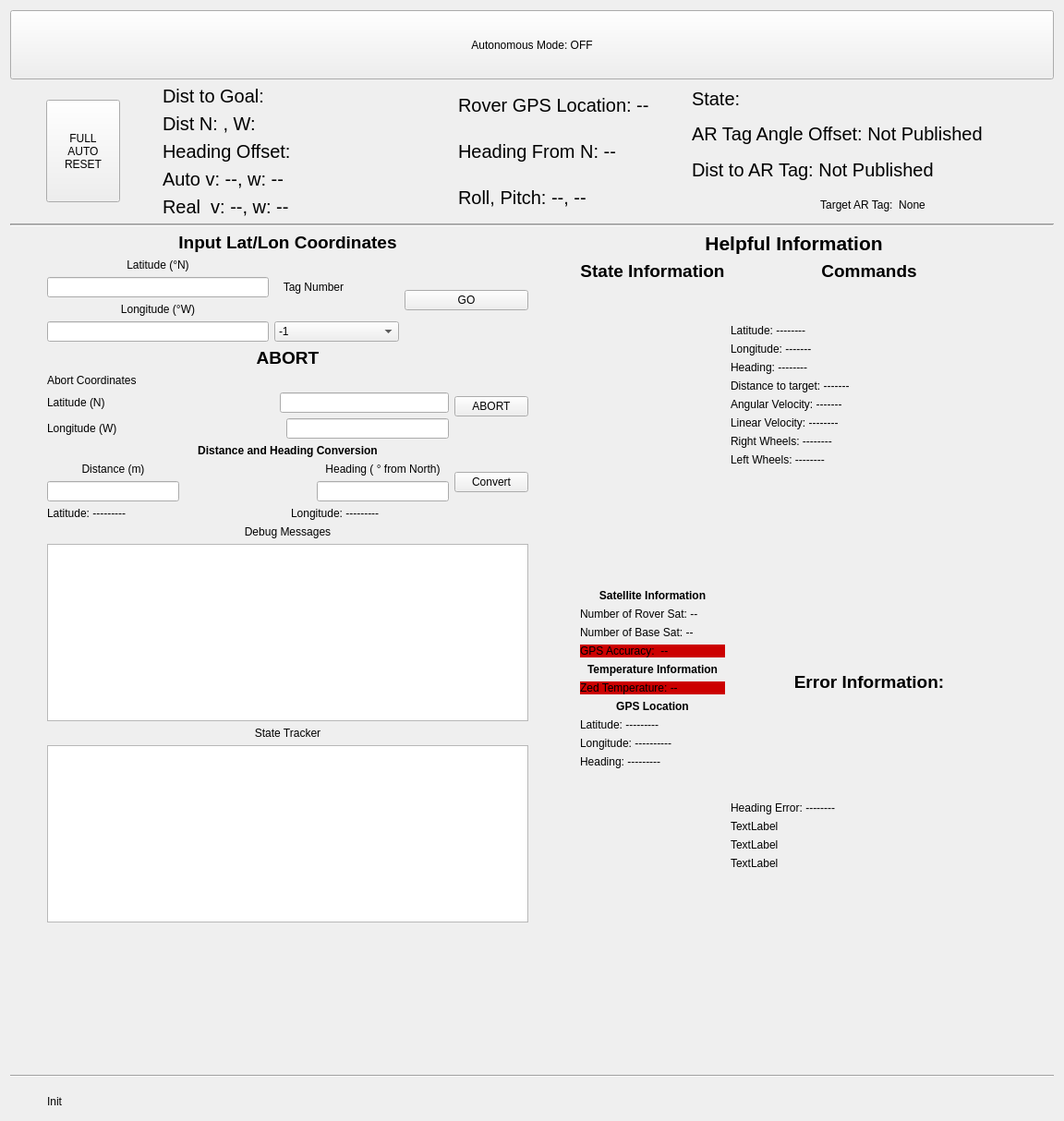
<?xml version="1.0" encoding="UTF-8"?>
<ui version="4.0">
 <class>CoordinateInput</class>
 <widget class="QWidget" name="CoordinateInput">
  <property name="geometry">
   <rect>
    <x>0</x>
    <y>0</y>
    <width>1152</width>
    <height>1214</height>
   </rect>
  </property>
  <property name="sizePolicy">
   <sizepolicy hsizetype="Expanding" vsizetype="Preferred">
    <horstretch>0</horstretch>
    <verstretch>0</verstretch>
   </sizepolicy>
  </property>
  <property name="windowTitle">
   <string>Coordinate Input</string>
  </property>
  <layout class="QVBoxLayout" name="verticalLayout" stretch="0,0,0,0,0,0">
   <item>
    <layout class="QHBoxLayout" name="horizontalLayout_14" stretch="6">
     <item>
      <widget class="QPushButton" name="autoButton">
       <property name="minimumSize">
        <size>
         <width>0</width>
         <height>75</height>
        </size>
       </property>
       <property name="text">
        <string>Autonomous Mode: OFF</string>
       </property>
       <property name="checkable">
        <bool>true</bool>
       </property>
       <property name="checked">
        <bool>false</bool>
       </property>
      </widget>
     </item>
    </layout>
   </item>
   <item>
    <layout class="QHBoxLayout" name="horizontalLayout_labels" stretch="1,2,0,7,0,0,0,10">
     <item>
      <spacer name="horizontalSpacer_info0">
       <property name="orientation">
        <enum>Qt::Horizontal</enum>
       </property>
       <property name="sizeHint" stdset="0">
        <size>
         <width>13</width>
         <height>13</height>
        </size>
       </property>
      </spacer>
     </item>
     <item>
      <widget class="QPushButton" name="resetButton">
       <property name="sizePolicy">
        <sizepolicy hsizetype="Preferred" vsizetype="Fixed">
         <horstretch>0</horstretch>
         <verstretch>0</verstretch>
        </sizepolicy>
       </property>
       <property name="minimumSize">
        <size>
         <width>0</width>
         <height>111</height>
        </size>
       </property>
       <property name="text">
        <string>FULL
AUTO
RESET</string>
       </property>
       <property name="checkable">
        <bool>false</bool>
       </property>
       <property name="default">
        <bool>false</bool>
       </property>
       <property name="flat">
        <bool>false</bool>
       </property>
      </widget>
     </item>
     <item>
      <spacer name="horizontalSpacer_18">
       <property name="orientation">
        <enum>Qt::Horizontal</enum>
       </property>
       <property name="sizeHint" stdset="0">
        <size>
         <width>40</width>
         <height>20</height>
        </size>
       </property>
      </spacer>
     </item>
     <item>
      <layout class="QVBoxLayout" name="verticalLayout0">
       <property name="sizeConstraint">
        <enum>QLayout::SetNoConstraint</enum>
       </property>
       <item>
        <widget class="QLabel" name="dist_msg">
         <property name="minimumSize">
          <size>
           <width>270</width>
           <height>0</height>
          </size>
         </property>
         <property name="font">
          <font>
           <pointsize>15</pointsize>
          </font>
         </property>
         <property name="text">
          <string>Dist to Goal:</string>
         </property>
        </widget>
       </item>
       <item>
        <widget class="QLabel" name="dist_NE_msg">
         <property name="font">
          <font>
           <pointsize>15</pointsize>
          </font>
         </property>
         <property name="text">
          <string>Dist N: , W:</string>
         </property>
        </widget>
       </item>
       <item>
        <widget class="QLabel" name="head_msg">
         <property name="font">
          <font>
           <pointsize>15</pointsize>
          </font>
         </property>
         <property name="text">
          <string>Heading Offset: </string>
         </property>
        </widget>
       </item>
       <item>
        <widget class="QLabel" name="vw_msg">
         <property name="font">
          <font>
           <pointsize>15</pointsize>
          </font>
         </property>
         <property name="text">
          <string>Auto v: --, w: --</string>
         </property>
        </widget>
       </item>
       <item>
        <widget class="QLabel" name="real_vw_msg">
         <property name="font">
          <font>
           <pointsize>15</pointsize>
          </font>
         </property>
         <property name="text">
          <string>Real  v: --, w: --</string>
         </property>
        </widget>
       </item>
      </layout>
     </item>
     <item>
      <spacer name="horizontalSpacer_49">
       <property name="orientation">
        <enum>Qt::Horizontal</enum>
       </property>
       <property name="sizeHint" stdset="0">
        <size>
         <width>40</width>
         <height>20</height>
        </size>
       </property>
      </spacer>
     </item>
     <item>
      <layout class="QVBoxLayout" name="verticalLayout_8" stretch="0,0,0">
       <property name="spacing">
        <number>6</number>
       </property>
       <property name="sizeConstraint">
        <enum>QLayout::SetMinAndMaxSize</enum>
       </property>
       <item>
        <widget class="QLabel" name="rover_gps_loc">
         <property name="minimumSize">
          <size>
           <width>0</width>
           <height>0</height>
          </size>
         </property>
         <property name="maximumSize">
          <size>
           <width>16777215</width>
           <height>16777215</height>
          </size>
         </property>
         <property name="font">
          <font>
           <pointsize>15</pointsize>
          </font>
         </property>
         <property name="text">
          <string>Rover GPS Location: --</string>
         </property>
        </widget>
       </item>
       <item>
        <widget class="QLabel" name="head_from_N">
         <property name="font">
          <font>
           <pointsize>15</pointsize>
          </font>
         </property>
         <property name="text">
          <string>Heading From N: --</string>
         </property>
         <property name="scaledContents">
          <bool>false</bool>
         </property>
         <property name="alignment">
          <set>Qt::AlignLeading|Qt::AlignLeft|Qt::AlignVCenter</set>
         </property>
        </widget>
       </item>
       <item>
        <widget class="QLabel" name="roll_pitch">
         <property name="font">
          <font>
           <pointsize>15</pointsize>
          </font>
         </property>
         <property name="text">
          <string>Roll, Pitch: --, --</string>
         </property>
        </widget>
       </item>
      </layout>
     </item>
     <item>
      <spacer name="horizontalSpacer_50">
       <property name="orientation">
        <enum>Qt::Horizontal</enum>
       </property>
       <property name="sizeHint" stdset="0">
        <size>
         <width>40</width>
         <height>20</height>
        </size>
       </property>
      </spacer>
     </item>
     <item>
      <layout class="QVBoxLayout" name="verticalLayout1">
       <property name="spacing">
        <number>9</number>
       </property>
       <item>
        <widget class="QLabel" name="state_msg">
         <property name="sizePolicy">
          <sizepolicy hsizetype="Preferred" vsizetype="Preferred">
           <horstretch>0</horstretch>
           <verstretch>0</verstretch>
          </sizepolicy>
         </property>
         <property name="minimumSize">
          <size>
           <width>0</width>
           <height>0</height>
          </size>
         </property>
         <property name="font">
          <font>
           <pointsize>15</pointsize>
          </font>
         </property>
         <property name="text">
          <string>State:</string>
         </property>
        </widget>
       </item>
       <item>
        <widget class="QLabel" name="ar_angle_offset">
         <property name="font">
          <font>
           <pointsize>15</pointsize>
          </font>
         </property>
         <property name="text">
          <string>AR Tag Angle Offset: Not Published</string>
         </property>
        </widget>
       </item>
       <item>
        <widget class="QLabel" name="ar_dist_msg">
         <property name="enabled">
          <bool>true</bool>
         </property>
         <property name="font">
          <font>
           <pointsize>15</pointsize>
          </font>
         </property>
         <property name="text">
          <string>Dist to AR Tag: Not Published</string>
         </property>
        </widget>
       </item>
       <item>
        <widget class="QLabel" name="target_ar_tag_id">
         <property name="text">
          <string>Target AR Tag:  None</string>
         </property>
         <property name="alignment">
          <set>Qt::AlignCenter</set>
         </property>
        </widget>
       </item>
      </layout>
     </item>
    </layout>
   </item>
   <item>
    <widget class="Line" name="line_4">
     <property name="font">
      <font>
       <weight>50</weight>
       <bold>false</bold>
      </font>
     </property>
     <property name="frameShadow">
      <enum>QFrame::Sunken</enum>
     </property>
     <property name="lineWidth">
      <number>1</number>
     </property>
     <property name="midLineWidth">
      <number>1</number>
     </property>
     <property name="orientation">
      <enum>Qt::Horizontal</enum>
     </property>
    </widget>
   </item>
   <item>
    <layout class="QHBoxLayout" name="horizontalLayout_11" stretch="0,0,1,0,0">
     <property name="spacing">
      <number>6</number>
     </property>
     <property name="sizeConstraint">
      <enum>QLayout::SetDefaultConstraint</enum>
     </property>
     <property name="topMargin">
      <number>0</number>
     </property>
     <item>
      <spacer name="horizontalSpacer_36">
       <property name="orientation">
        <enum>Qt::Horizontal</enum>
       </property>
       <property name="sizeType">
        <enum>QSizePolicy::Fixed</enum>
       </property>
       <property name="sizeHint" stdset="0">
        <size>
         <width>40</width>
         <height>20</height>
        </size>
       </property>
      </spacer>
     </item>
     <item>
      <layout class="QVBoxLayout" name="verticalLayout_3" stretch="0,0,0">
       <property name="leftMargin">
        <number>0</number>
       </property>
       <property name="bottomMargin">
        <number>10</number>
       </property>
       <item>
        <layout class="QVBoxLayout" name="verticalLayout_16">
         <item>
          <layout class="QHBoxLayout" name="horizontalLayout_3"/>
         </item>
         <item>
          <widget class="QLabel" name="label_10">
           <property name="font">
            <font>
             <pointsize>14</pointsize>
             <weight>75</weight>
             <bold>true</bold>
            </font>
           </property>
           <property name="text">
            <string>Input Lat/Lon Coordinates</string>
           </property>
           <property name="alignment">
            <set>Qt::AlignCenter</set>
           </property>
          </widget>
         </item>
         <item>
          <layout class="QHBoxLayout" name="horizontalLayout_2">
           <item>
            <layout class="QVBoxLayout" name="verticalLayout_5">
             <item>
              <widget class="QLabel" name="input_lat_label">
               <property name="text">
                <string>Latitude (°N)</string>
               </property>
               <property name="alignment">
                <set>Qt::AlignCenter</set>
               </property>
              </widget>
             </item>
             <item>
              <widget class="QLineEdit" name="input_latBox">
               <property name="maximumSize">
                <size>
                 <width>240</width>
                 <height>16777215</height>
                </size>
               </property>
              </widget>
             </item>
             <item>
              <widget class="QLabel" name="input_lon_label">
               <property name="text">
                <string>Longitude (°W)</string>
               </property>
               <property name="alignment">
                <set>Qt::AlignCenter</set>
               </property>
              </widget>
             </item>
             <item>
              <widget class="QLineEdit" name="input_lonBox">
               <property name="maximumSize">
                <size>
                 <width>240</width>
                 <height>16777215</height>
                </size>
               </property>
              </widget>
             </item>
            </layout>
           </item>
           <item>
            <layout class="QVBoxLayout" name="verticalLayout_15">
             <item>
              <widget class="QLabel" name="leg_label">
               <property name="text">
                <string>   Tag Number   </string>
               </property>
              </widget>
             </item>
             <item>
              <widget class="QComboBox" name="leg_dropdown">
               <property name="currentIndex">
                <number>0</number>
               </property>
               <property name="maxCount">
                <number>10</number>
               </property>
               <property name="insertPolicy">
                <enum>QComboBox::InsertAlphabetically</enum>
               </property>
               <item>
                <property name="text">
                 <string>-1</string>
                </property>
               </item>
               <item>
                <property name="text">
                 <string>1</string>
                </property>
               </item>
               <item>
                <property name="text">
                 <string>2</string>
                </property>
               </item>
               <item>
                <property name="text">
                 <string>3</string>
                </property>
               </item>
               <item>
                <property name="text">
                 <string>4</string>
                </property>
               </item>
               <item>
                <property name="text">
                 <string>5</string>
                </property>
               </item>
               <item>
                <property name="text">
                 <string>6</string>
                </property>
               </item>
               <item>
                <property name="text">
                 <string>7</string>
                </property>
               </item>
              </widget>
             </item>
            </layout>
           </item>
           <item>
            <widget class="QPushButton" name="executeBtn">
             <property name="text">
              <string>GO</string>
             </property>
             <property name="autoDefault">
              <bool>false</bool>
             </property>
             <property name="default">
              <bool>false</bool>
             </property>
             <property name="flat">
              <bool>false</bool>
             </property>
            </widget>
           </item>
          </layout>
         </item>
        </layout>
       </item>
       <item>
        <layout class="QVBoxLayout" name="verticalLayout_2">
         <item>
          <widget class="QLabel" name="label_25">
           <property name="font">
            <font>
             <pointsize>14</pointsize>
             <weight>75</weight>
             <bold>true</bold>
            </font>
           </property>
           <property name="text">
            <string>ABORT</string>
           </property>
           <property name="alignment">
            <set>Qt::AlignCenter</set>
           </property>
          </widget>
         </item>
         <item>
          <layout class="QHBoxLayout" name="horizontalLayout_5">
           <item>
            <layout class="QVBoxLayout" name="verticalLayout_20">
             <item>
              <widget class="QLabel" name="label_26">
               <property name="text">
                <string>Abort Coordinates</string>
               </property>
              </widget>
             </item>
             <item>
              <layout class="QHBoxLayout" name="horizontalLayout_6">
               <item>
                <widget class="QLabel" name="label_27">
                 <property name="text">
                  <string>Latitude (N)</string>
                 </property>
                </widget>
               </item>
               <item>
                <spacer name="horizontalSpacer_4">
                 <property name="orientation">
                  <enum>Qt::Horizontal</enum>
                 </property>
                 <property name="sizeHint" stdset="0">
                  <size>
                   <width>40</width>
                   <height>20</height>
                  </size>
                 </property>
                </spacer>
               </item>
               <item>
                <widget class="QLineEdit" name="abort_latBox"/>
               </item>
              </layout>
             </item>
             <item>
              <layout class="QHBoxLayout" name="horizontalLayout_7">
               <item>
                <widget class="QLabel" name="label_28">
                 <property name="text">
                  <string>Longitude (W)</string>
                 </property>
                </widget>
               </item>
               <item>
                <spacer name="horizontalSpacer_5">
                 <property name="orientation">
                  <enum>Qt::Horizontal</enum>
                 </property>
                 <property name="sizeHint" stdset="0">
                  <size>
                   <width>40</width>
                   <height>20</height>
                  </size>
                 </property>
                </spacer>
               </item>
               <item>
                <widget class="QLineEdit" name="abort_lonBox"/>
               </item>
              </layout>
             </item>
            </layout>
           </item>
           <item>
            <widget class="QPushButton" name="abortBtn">
             <property name="text">
              <string>ABORT</string>
             </property>
            </widget>
           </item>
          </layout>
         </item>
        </layout>
       </item>
       <item>
        <layout class="QVBoxLayout" name="verticalLayout_17">
         <item>
          <widget class="QLabel" name="label_11">
           <property name="sizePolicy">
            <sizepolicy hsizetype="Preferred" vsizetype="Preferred">
             <horstretch>0</horstretch>
             <verstretch>0</verstretch>
            </sizepolicy>
           </property>
           <property name="font">
            <font>
             <weight>75</weight>
             <bold>true</bold>
            </font>
           </property>
           <property name="text">
            <string>Distance and Heading Conversion</string>
           </property>
           <property name="alignment">
            <set>Qt::AlignCenter</set>
           </property>
          </widget>
         </item>
         <item>
          <layout class="QHBoxLayout" name="horizontalLayout">
           <item>
            <layout class="QVBoxLayout" name="verticalLayout_18">
             <item>
              <widget class="QLabel" name="label_3">
               <property name="text">
                <string>Distance (m)</string>
               </property>
               <property name="alignment">
                <set>Qt::AlignCenter</set>
               </property>
              </widget>
             </item>
             <item>
              <widget class="QLineEdit" name="convert_distanceBox"/>
             </item>
            </layout>
           </item>
           <item>
            <spacer name="horizontalSpacer">
             <property name="orientation">
              <enum>Qt::Horizontal</enum>
             </property>
             <property name="sizeHint" stdset="0">
              <size>
               <width>40</width>
               <height>20</height>
              </size>
             </property>
            </spacer>
           </item>
           <item>
            <layout class="QVBoxLayout" name="verticalLayout_19">
             <item>
              <widget class="QLabel" name="label_4">
               <property name="text">
                <string>Heading ( ° from North)</string>
               </property>
               <property name="alignment">
                <set>Qt::AlignCenter</set>
               </property>
              </widget>
             </item>
             <item>
              <widget class="QLineEdit" name="convert_headingBox"/>
             </item>
            </layout>
           </item>
           <item>
            <widget class="QPushButton" name="convertBtn">
             <property name="text">
              <string>Convert</string>
             </property>
            </widget>
           </item>
          </layout>
         </item>
         <item>
          <layout class="QHBoxLayout" name="horizontalLayout_4">
           <item>
            <widget class="QLabel" name="label_24">
             <property name="text">
              <string>Latitude: ---------</string>
             </property>
            </widget>
           </item>
           <item>
            <widget class="QLabel" name="label_23">
             <property name="text">
              <string>Longitude: ---------</string>
             </property>
            </widget>
           </item>
          </layout>
         </item>
         <item>
          <widget class="QLabel" name="debug_box_label">
           <property name="text">
            <string>Debug Messages</string>
           </property>
           <property name="alignment">
            <set>Qt::AlignCenter</set>
           </property>
          </widget>
         </item>
         <item>
          <widget class="QTextBrowser" name="debugWindow"/>
         </item>
         <item>
          <widget class="QLabel" name="label_2">
           <property name="text">
            <string>State Tracker</string>
           </property>
           <property name="alignment">
            <set>Qt::AlignCenter</set>
           </property>
          </widget>
         </item>
         <item>
          <widget class="QTextBrowser" name="stateWindow"/>
         </item>
         <item>
          <spacer name="verticalSpacer_6">
           <property name="orientation">
            <enum>Qt::Vertical</enum>
           </property>
           <property name="sizeHint" stdset="0">
            <size>
             <width>20</width>
             <height>40</height>
            </size>
           </property>
          </spacer>
         </item>
        </layout>
       </item>
      </layout>
     </item>
     <item>
      <spacer name="horizontalSpacer_38">
       <property name="orientation">
        <enum>Qt::Horizontal</enum>
       </property>
       <property name="sizeType">
        <enum>QSizePolicy::Fixed</enum>
       </property>
       <property name="sizeHint" stdset="0">
        <size>
         <width>40</width>
         <height>20</height>
        </size>
       </property>
      </spacer>
     </item>
     <item>
      <layout class="QVBoxLayout" name="verticalLayout_4">
       <property name="leftMargin">
        <number>10</number>
       </property>
       <property name="rightMargin">
        <number>10</number>
       </property>
       <item>
        <layout class="QHBoxLayout" name="horizontalLayout_23">
         <property name="topMargin">
          <number>0</number>
         </property>
         <item>
          <widget class="QLabel" name="label_12">
           <property name="text">
            <string>&lt;html&gt;&lt;head/&gt;&lt;body&gt;&lt;p&gt;&lt;span style=&quot; font-size:16pt; font-weight:600;&quot;&gt;Helpful Information&lt;/span&gt;&lt;/p&gt;&lt;/body&gt;&lt;/html&gt;</string>
           </property>
           <property name="alignment">
            <set>Qt::AlignCenter</set>
           </property>
           <property name="margin">
            <number>10</number>
           </property>
          </widget>
         </item>
        </layout>
       </item>
       <item>
        <layout class="QHBoxLayout" name="horizontalLayout_25">
         <item>
          <layout class="QVBoxLayout" name="verticalLayout_14">
           <item>
            <widget class="QLabel" name="state_information_label">
             <property name="font">
              <font>
               <pointsize>14</pointsize>
               <weight>75</weight>
               <bold>true</bold>
               <underline>false</underline>
              </font>
             </property>
             <property name="text">
              <string>State Information</string>
             </property>
             <property name="alignment">
              <set>Qt::AlignCenter</set>
             </property>
            </widget>
           </item>
           <item>
            <spacer name="verticalSpacer_4">
             <property name="orientation">
              <enum>Qt::Vertical</enum>
             </property>
             <property name="sizeHint" stdset="0">
              <size>
               <width>20</width>
               <height>40</height>
              </size>
             </property>
            </spacer>
           </item>
           <item>
            <widget class="QLabel" name="sat_title_label">
             <property name="font">
              <font>
               <weight>75</weight>
               <bold>true</bold>
              </font>
             </property>
             <property name="text">
              <string>Satellite Information</string>
             </property>
             <property name="alignment">
              <set>Qt::AlignCenter</set>
             </property>
            </widget>
           </item>
           <item>
            <widget class="QLabel" name="num_rover_sats_label">
             <property name="text">
              <string>Number of Rover Sat: --</string>
             </property>
             <property name="alignment">
              <set>Qt::AlignLeading|Qt::AlignLeft|Qt::AlignVCenter</set>
             </property>
            </widget>
           </item>
           <item>
            <widget class="QLabel" name="num_base_sats_label">
             <property name="text">
              <string>Number of Base Sat: --</string>
             </property>
             <property name="alignment">
              <set>Qt::AlignLeading|Qt::AlignLeft|Qt::AlignVCenter</set>
             </property>
            </widget>
           </item>
           <item>
            <widget class="QLabel" name="gps_accuracy_label">
             <property name="styleSheet">
              <string notr="true">background-color: rgb(204, 0, 0);</string>
             </property>
             <property name="text">
              <string>GPS Accuracy:  --</string>
             </property>
             <property name="alignment">
              <set>Qt::AlignLeading|Qt::AlignLeft|Qt::AlignVCenter</set>
             </property>
            </widget>
           </item>
           <item>
            <widget class="QLabel" name="label_13">
             <property name="text">
              <string>&lt;html&gt;&lt;head/&gt;&lt;body&gt;&lt;p&gt;&lt;span style=&quot; font-weight:600;&quot;&gt;Temperature Information&lt;/span&gt;&lt;/p&gt;&lt;/body&gt;&lt;/html&gt;</string>
             </property>
             <property name="alignment">
              <set>Qt::AlignCenter</set>
             </property>
            </widget>
           </item>
           <item>
            <widget class="QLabel" name="zed_temperature_label">
             <property name="styleSheet">
              <string notr="true">background-color: rgb(204, 0, 0);</string>
             </property>
             <property name="text">
              <string>Zed Temperature: --</string>
             </property>
             <property name="alignment">
              <set>Qt::AlignLeading|Qt::AlignLeft|Qt::AlignVCenter</set>
             </property>
            </widget>
           </item>
           <item>
            <widget class="QLabel" name="label_6">
             <property name="font">
              <font>
               <weight>75</weight>
               <bold>true</bold>
              </font>
             </property>
             <property name="text">
              <string>GPS Location</string>
             </property>
             <property name="alignment">
              <set>Qt::AlignCenter</set>
             </property>
            </widget>
           </item>
           <item>
            <widget class="QLabel" name="gps_location_lat_label">
             <property name="text">
              <string>Latitude: ---------</string>
             </property>
             <property name="alignment">
              <set>Qt::AlignLeading|Qt::AlignLeft|Qt::AlignVCenter</set>
             </property>
            </widget>
           </item>
           <item>
            <widget class="QLabel" name="gps_location_lon_label">
             <property name="text">
              <string>Longitude: ----------</string>
             </property>
             <property name="alignment">
              <set>Qt::AlignLeading|Qt::AlignLeft|Qt::AlignVCenter</set>
             </property>
            </widget>
           </item>
           <item>
            <widget class="QLabel" name="state_heading_label">
             <property name="text">
              <string>Heading: ---------</string>
             </property>
             <property name="alignment">
              <set>Qt::AlignLeading|Qt::AlignLeft|Qt::AlignVCenter</set>
             </property>
            </widget>
           </item>
           <item>
            <spacer name="verticalSpacer_8">
             <property name="orientation">
              <enum>Qt::Vertical</enum>
             </property>
             <property name="sizeHint" stdset="0">
              <size>
               <width>20</width>
               <height>40</height>
              </size>
             </property>
            </spacer>
           </item>
          </layout>
         </item>
         <item>
          <layout class="QVBoxLayout" name="verticalLayout_12">
           <item>
            <layout class="QVBoxLayout" name="verticalLayout_6">
             <item>
              <widget class="QLabel" name="label_15">
               <property name="font">
                <font>
                 <pointsize>14</pointsize>
                 <weight>75</weight>
                 <bold>true</bold>
                </font>
               </property>
               <property name="text">
                <string>Commands</string>
               </property>
               <property name="alignment">
                <set>Qt::AlignCenter</set>
               </property>
              </widget>
             </item>
             <item>
              <spacer name="verticalSpacer_3">
               <property name="orientation">
                <enum>Qt::Vertical</enum>
               </property>
               <property name="sizeHint" stdset="0">
                <size>
                 <width>20</width>
                 <height>40</height>
                </size>
               </property>
              </spacer>
             </item>
             <item>
              <widget class="QLabel" name="cmd_lat_label">
               <property name="sizePolicy">
                <sizepolicy hsizetype="Fixed" vsizetype="Preferred">
                 <horstretch>0</horstretch>
                 <verstretch>0</verstretch>
                </sizepolicy>
               </property>
               <property name="maximumSize">
                <size>
                 <width>160</width>
                 <height>16777215</height>
                </size>
               </property>
               <property name="text">
                <string>Latitude: --------</string>
               </property>
              </widget>
             </item>
             <item>
              <widget class="QLabel" name="cmd_lon_label">
               <property name="sizePolicy">
                <sizepolicy hsizetype="Fixed" vsizetype="Preferred">
                 <horstretch>0</horstretch>
                 <verstretch>0</verstretch>
                </sizepolicy>
               </property>
               <property name="maximumSize">
                <size>
                 <width>160</width>
                 <height>16777215</height>
                </size>
               </property>
               <property name="text">
                <string>Longitude: -------</string>
               </property>
              </widget>
             </item>
             <item>
              <widget class="QLabel" name="cmd_heading_label">
               <property name="sizePolicy">
                <sizepolicy hsizetype="Fixed" vsizetype="Preferred">
                 <horstretch>0</horstretch>
                 <verstretch>0</verstretch>
                </sizepolicy>
               </property>
               <property name="maximumSize">
                <size>
                 <width>160</width>
                 <height>160</height>
                </size>
               </property>
               <property name="text">
                <string>Heading: --------</string>
               </property>
              </widget>
             </item>
             <item>
              <widget class="QLabel" name="cmd_dist_label">
               <property name="sizePolicy">
                <sizepolicy hsizetype="Fixed" vsizetype="Preferred">
                 <horstretch>0</horstretch>
                 <verstretch>0</verstretch>
                </sizepolicy>
               </property>
               <property name="minimumSize">
                <size>
                 <width>300</width>
                 <height>0</height>
                </size>
               </property>
               <property name="maximumSize">
                <size>
                 <width>300</width>
                 <height>16777215</height>
                </size>
               </property>
               <property name="text">
                <string>Distance to target: -------</string>
               </property>
              </widget>
             </item>
             <item>
              <widget class="QLabel" name="cmd_angVel_label">
               <property name="sizePolicy">
                <sizepolicy hsizetype="Fixed" vsizetype="Preferred">
                 <horstretch>0</horstretch>
                 <verstretch>0</verstretch>
                </sizepolicy>
               </property>
               <property name="maximumSize">
                <size>
                 <width>300</width>
                 <height>16777215</height>
                </size>
               </property>
               <property name="text">
                <string>Angular Velocity: -------</string>
               </property>
              </widget>
             </item>
             <item>
              <widget class="QLabel" name="cmd_linVel_label">
               <property name="sizePolicy">
                <sizepolicy hsizetype="Fixed" vsizetype="Preferred">
                 <horstretch>0</horstretch>
                 <verstretch>0</verstretch>
                </sizepolicy>
               </property>
               <property name="maximumSize">
                <size>
                 <width>160</width>
                 <height>16777215</height>
                </size>
               </property>
               <property name="text">
                <string>Linear Velocity: --------</string>
               </property>
              </widget>
             </item>
             <item>
              <widget class="QLabel" name="cmd_rw_label">
               <property name="sizePolicy">
                <sizepolicy hsizetype="Fixed" vsizetype="Preferred">
                 <horstretch>0</horstretch>
                 <verstretch>0</verstretch>
                </sizepolicy>
               </property>
               <property name="maximumSize">
                <size>
                 <width>160</width>
                 <height>16777215</height>
                </size>
               </property>
               <property name="text">
                <string>Right Wheels: --------</string>
               </property>
              </widget>
             </item>
             <item>
              <widget class="QLabel" name="cmd_lw_label">
               <property name="sizePolicy">
                <sizepolicy hsizetype="Fixed" vsizetype="Preferred">
                 <horstretch>0</horstretch>
                 <verstretch>0</verstretch>
                </sizepolicy>
               </property>
               <property name="maximumSize">
                <size>
                 <width>160</width>
                 <height>16777215</height>
                </size>
               </property>
               <property name="text">
                <string>Left Wheels: --------</string>
               </property>
              </widget>
             </item>
            </layout>
           </item>
           <item>
            <spacer name="verticalSpacer_9">
             <property name="orientation">
              <enum>Qt::Vertical</enum>
             </property>
             <property name="sizeHint" stdset="0">
              <size>
               <width>20</width>
               <height>40</height>
              </size>
             </property>
            </spacer>
           </item>
           <item>
            <layout class="QVBoxLayout" name="verticalLayout_21">
             <item>
              <widget class="QLabel" name="label_29">
               <property name="font">
                <font>
                 <pointsize>14</pointsize>
                 <weight>75</weight>
                 <bold>true</bold>
                </font>
               </property>
               <property name="text">
                <string>Error Information:</string>
               </property>
               <property name="alignment">
                <set>Qt::AlignCenter</set>
               </property>
              </widget>
             </item>
             <item>
              <spacer name="verticalSpacer_11">
               <property name="orientation">
                <enum>Qt::Vertical</enum>
               </property>
               <property name="sizeHint" stdset="0">
                <size>
                 <width>20</width>
                 <height>40</height>
                </size>
               </property>
              </spacer>
             </item>
             <item>
              <widget class="QLabel" name="label_30">
               <property name="text">
                <string>Heading Error: --------</string>
               </property>
              </widget>
             </item>
             <item>
              <widget class="QLabel" name="label_33">
               <property name="text">
                <string>TextLabel</string>
               </property>
              </widget>
             </item>
             <item>
              <widget class="QLabel" name="label_32">
               <property name="text">
                <string>TextLabel</string>
               </property>
              </widget>
             </item>
             <item>
              <widget class="QLabel" name="label_31">
               <property name="text">
                <string>TextLabel</string>
               </property>
              </widget>
             </item>
            </layout>
           </item>
           <item>
            <spacer name="verticalSpacer_7">
             <property name="orientation">
              <enum>Qt::Vertical</enum>
             </property>
             <property name="sizeHint" stdset="0">
              <size>
               <width>20</width>
               <height>40</height>
              </size>
             </property>
            </spacer>
           </item>
          </layout>
         </item>
        </layout>
       </item>
       <item>
        <layout class="QHBoxLayout" name="horizontalLayout_13">
         <property name="topMargin">
          <number>0</number>
         </property>
        </layout>
       </item>
       <item>
        <layout class="QHBoxLayout" name="horizontalLayout_26">
         <property name="topMargin">
          <number>0</number>
         </property>
        </layout>
       </item>
      </layout>
     </item>
     <item>
      <spacer name="horizontalSpacer_51">
       <property name="orientation">
        <enum>Qt::Horizontal</enum>
       </property>
       <property name="sizeType">
        <enum>QSizePolicy::Fixed</enum>
       </property>
       <property name="sizeHint" stdset="0">
        <size>
         <width>40</width>
         <height>20</height>
        </size>
       </property>
      </spacer>
     </item>
    </layout>
   </item>
   <item>
    <widget class="Line" name="line_2">
     <property name="orientation">
      <enum>Qt::Horizontal</enum>
     </property>
    </widget>
   </item>
   <item>
    <layout class="QHBoxLayout" name="horizontalLayout_24" stretch="0,2,0">
     <property name="topMargin">
      <number>10</number>
     </property>
     <item>
      <spacer name="horizontalSpacer_31">
       <property name="orientation">
        <enum>Qt::Horizontal</enum>
       </property>
       <property name="sizeHint" stdset="0">
        <size>
         <width>40</width>
         <height>20</height>
        </size>
       </property>
      </spacer>
     </item>
     <item>
      <widget class="QLabel" name="message">
       <property name="sizePolicy">
        <sizepolicy hsizetype="Preferred" vsizetype="Preferred">
         <horstretch>0</horstretch>
         <verstretch>0</verstretch>
        </sizepolicy>
       </property>
       <property name="text">
        <string>Init</string>
       </property>
       <property name="alignment">
        <set>Qt::AlignLeading|Qt::AlignLeft|Qt::AlignVCenter</set>
       </property>
      </widget>
     </item>
     <item>
      <spacer name="horizontalSpacer_19">
       <property name="orientation">
        <enum>Qt::Horizontal</enum>
       </property>
       <property name="sizeHint" stdset="0">
        <size>
         <width>40</width>
         <height>20</height>
        </size>
       </property>
      </spacer>
     </item>
    </layout>
   </item>
  </layout>
 </widget>
 <resources/>
 <connections/>
</ui>
